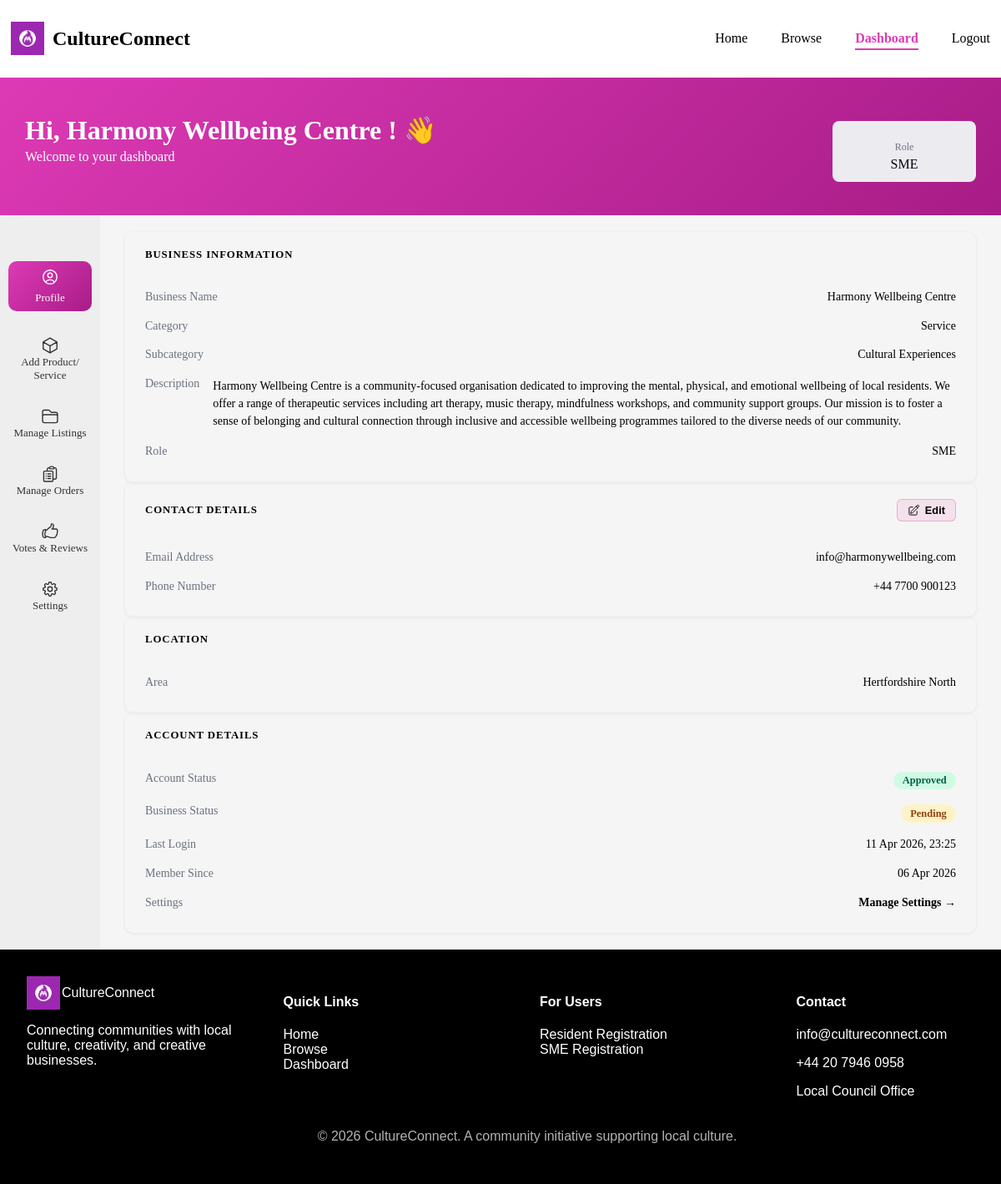
Screenshot of /frontend/pages/dashboard.php?page=profile (signed in) with the database file from the repository.
### tables this page shows
CREATE TABLE `sme_profiles` (
  `sme_id` int(11) NOT NULL,
  `business_name` varchar(150) NOT NULL,
  `approval_status` enum('pending','approved','rejected') NOT NULL,
  `created_at` timestamp NOT NULL DEFAULT current_timestamp(),
  `area_id` int(11) NOT NULL,
  `description` text NOT NULL,
  `phone` varchar(20) NOT NULL,
  `user_id` int(11) NOT NULL,
  `subcategory_id` int(11) NOT NULL
);

CREATE TABLE `product_service_categories` (
  `category_id` int(11) NOT NULL,
  `category_name` varchar(50) NOT NULL
);

CREATE TABLE `product_service_subcategories` (
  `subcategory_id` int(11) NOT NULL,
  `category_id` int(11) NOT NULL,
  `subcategory_name` varchar(100) NOT NULL
);

CREATE TABLE `users` (
  `user_id` int(11) NOT NULL,
  `password_hash` varchar(255) NOT NULL,
  `last_login` timestamp NOT NULL DEFAULT current_timestamp(),
  `account_status` enum('pending','approved','rejected') NOT NULL DEFAULT 'pending',
  `role` varchar(50) NOT NULL,
  `email_address` varchar(100) NOT NULL
);

CREATE TABLE `areas` (
  `area_id` int(11) NOT NULL,
  `area_name` varchar(100) NOT NULL,
  `description` text NOT NULL,
  `postcode` varchar(20) NOT NULL
);

### frontend/pages/profile.php (the view, shortened to what this page needs)
<?php
$user_id = $_SESSION['user_id'];
$role    = $_SESSION['user_role'];
$prf_user_stmt = $conn->prepare("SELECT email_address, role, account_status, last_login FROM users WHERE user_id = ? LIMIT 1");
$prf_user_stmt->bind_param("i", $user_id);
$prf_user_stmt->execute();
$prf_user = $prf_user_stmt->get_result()->fetch_assoc();
$prf_profile   = [];
$prf_area_name = 'N/A';
if ($role === 'SME') {
    $prf_p_stmt = $conn->prepare("
        SELECT sp.business_name, sp.approval_status, sp.description,
               sp.phone, sp.created_at,
               a.area_name,
               psc.subcategory_name,
               pc.category_name
        FROM sme_profiles sp
        LEFT JOIN areas a                            ON sp.area_id        = a.area_id
        LEFT JOIN product_service_subcategories psc  ON sp.subcategory_id = psc.subcategory_id
        LEFT JOIN product_service_categories pc      ON psc.category_id   = pc.category_id
        WHERE sp.user_id = ?
        LIMIT 1
    ");
    $prf_p_stmt->bind_param("i", $user_id);
    $prf_p_stmt->execute();
    $prf_profile   = $prf_p_stmt->get_result()->fetch_assoc() ?? [];
    $prf_area_name = $prf_profile['area_name'] ?? 'N/A';
}
 function prf_safe(string $val): string {
    return htmlspecialchars($val, ENT_QUOTES, 'UTF-8');
}
$prf_status_map = [
    'approved' => ['label' => 'Approved', 'class' => 'prf-badge--approved'],
    'pending'  => ['label' => 'Pending',  'class' => 'prf-badge--pending'],
    'rejected' => ['label' => 'Rejected', 'class' => 'prf-badge--rejected'],
];
$prf_account_status = $prf_user['account_status'] ?? 'pending';
$prf_status_info    = $prf_status_map[$prf_account_status] ?? ['label' => ucfirst($prf_account_status), 'class' => 'prf-badge--pending'];
?>
        <div class="prf-card">
            <h3 class="prf-card-title">
                <?= $role === 'SME' ? 'Business Information' : 'Personal Information' ?>
            </h3>
            <?php if ($role === 'SME') : ?>
                <div class="prf-row">
                    <span class="prf-label">Business Name</span>
                    <span class="prf-value"><?= prf_safe($prf_profile['business_name'] ?? 'N/A') ?></span>
                </div>
                <div class="prf-row">
                    <span class="prf-label">Category</span>
                    <span class="prf-value"><?= prf_safe($prf_profile['category_name'] ?? 'N/A') ?></span>
                </div>
                <div class="prf-row">
                    <span class="prf-label">Subcategory</span>
                    <span class="prf-value"><?= prf_safe($prf_profile['subcategory_name'] ?? 'N/A') ?></span>
                </div>
                <div class="prf-row">
                    <span class="prf-label">Description</span>
                    <span class="prf-value prf-value--wrap"><?= prf_safe($prf_profile['description'] ?? 'N/A') ?></span>
                </div>
            <?php endif; ?>
            <div class="prf-row">
                <span class="prf-label">Role</span>
                <span class="prf-value"><?= prf_safe($role) ?></span>
            </div>
        </div>
        <div class="prf-card">
            <div class="prf-card-title-row">
                <h3 class="prf-card-title">Contact Details</h3>
                <button class="prf-edit-btn" onclick="prfOpenModal()">
                    Edit
                </button>
            </div>
            <div class="prf-row">
                <span class="prf-label">Email Address</span>
                <span class="prf-value" id="prf-display-email"><?= prf_safe($prf_user['email_address'] ?? 'N/A') ?></span>
            </div>
            <div class="prf-row">
                <span class="prf-label">Phone Number</span>
                <span class="prf-value" id="prf-display-phone"><?= prf_safe($prf_profile['phone'] ?? 'N/A') ?></span>
            </div>
        </div>
        <div class="prf-card">
            <h3 class="prf-card-title">Location</h3>
            <div class="prf-row">
                <span class="prf-label">Area</span>
                <span class="prf-value"><?= prf_safe($prf_area_name) ?></span>
            </div>
        </div>
        <div class="prf-card">
            <h3 class="prf-card-title">Account Details</h3>
            <div class="prf-row">
                <span class="prf-label">Account Status</span>
                <span class="prf-value">
                    <span class="prf-badge <?= $prf_status_info['class'] ?>"><?= $prf_status_info['label'] ?></span>
                </span>
            </div>
            <?php if ($role === 'SME') : ?>
                <?php
                    $prf_sme_status      = $prf_profile['approval_status'] ?? 'pending';
                    $prf_sme_status_info = $prf_status_map[$prf_sme_status] ?? ['label' => ucfirst($prf_sme_status), 'class' => 'prf-badge--pending'];
                ?>
                <div class="prf-row">
                    <span class="prf-label">Business Status</span>
                    <span class="prf-value">
                        <span class="prf-badge <?= $prf_sme_status_info['class'] ?>"><?= $prf_sme_status_info['label'] ?></span>
                    </span>
                </div>
            <?php endif; ?>
            <div class="prf-row">
                <span class="prf-label">Last Login</span>
                <span class="prf-value">
                    <?= !empty($prf_user['last_login']) ? date('d M Y, H:i', strtotime($prf_user['last_login'])) : 'N/A' ?>
                </span>
            </div>
            <div class="prf-row">
                <span class="prf-label">Member Since</span>
                <span class="prf-value">
                    <?= !empty($prf_profile['created_at']) ? date('d M Y', strtotime($prf_profile['created_at'])) : 'N/A' ?>
                </span>
            </div>
            <div class="prf-row">
                <span class="prf-label">Settings</span>
                <span class="prf-value">
                    <a href="?page=settings" class="prf-settings-link">Manage Settings →</a>
                </span>
            </div>
        </div>
    </div>
</div>

### rows the page displays
sme_profiles: business_name "Harmony Wellbeing Centre", product_service_categories.category_name "Service", subcategory.subcategory_name "Cultural Experiences", description "Harmony Wellbeing Centre is a community-focused organisation dedicated to improving the mental, physical, and emotional wellbeing of local residents. We offer a range of therapeutic services including art therapy, music therapy, mindfulness workshops, and community support groups. Our mission is to foster a sense of belonging and cultural connection through inclusive and accessible wellbeing programmes tailored to the diverse needs of our community.", phone "+44 7700 900123", area.area_name "Hertfordshire North", approval_status "Pending", created_at "06 Apr 2026"
users: email_address "info@harmonywellbeing.com", account_status "Approved", last_login "11 Apr 2026, 23:25"

### other values shown
$_SESSION['business_name'] "Harmony Wellbeing Centre"
$_SESSION['user_role'] "SME"
prf_safe($role) "SME"
